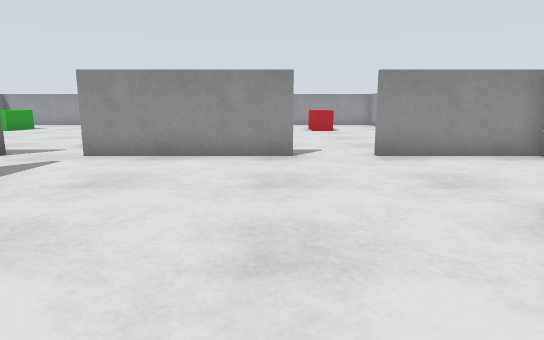
view 1 (above)

19 first-person views from a walk through a robot-simulator world made for Gazebo. The camera is 0.57 m above the floor, tilts 10° down and sees 75° across. The floor is counted in squares, 0.5 m on a side. Each view is taken from the middle of a square. On the plan, view 1 faces up. The plan holds only what a view shows up to about 14 squares ahead; the rest is blank. The place goes on beyond the plan.

view 2
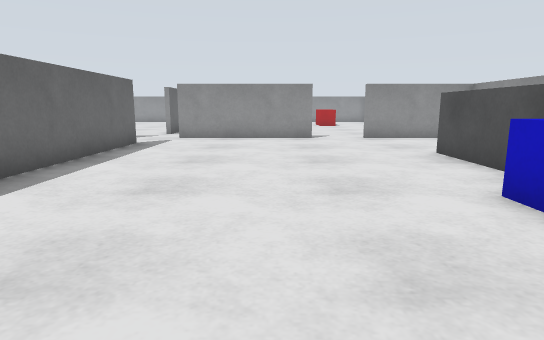

view 3
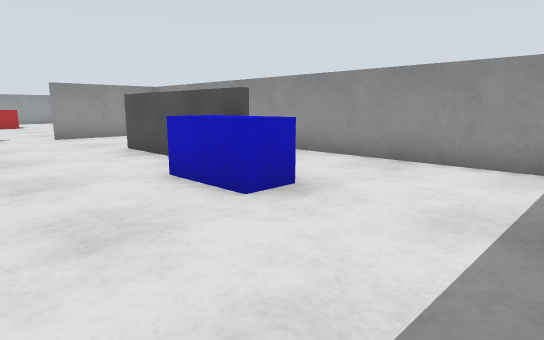

view 4
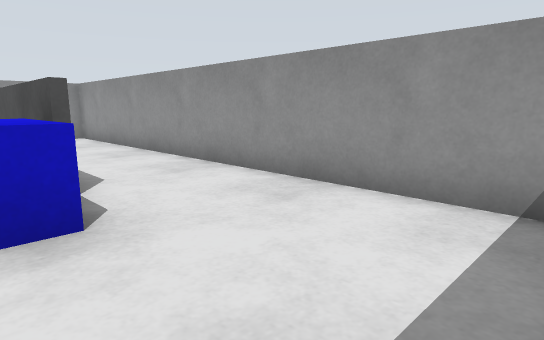

view 5
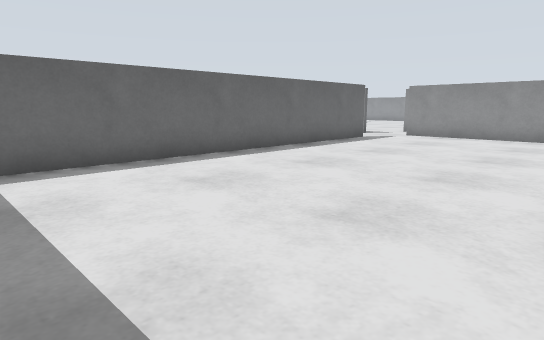

view 6
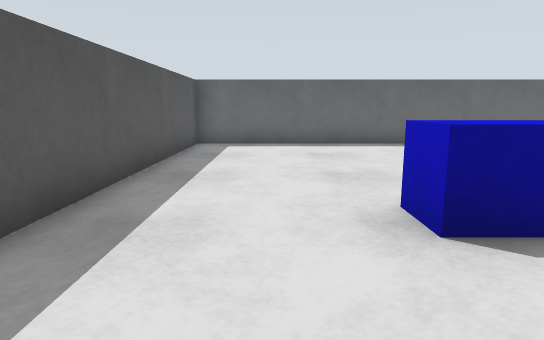

view 7
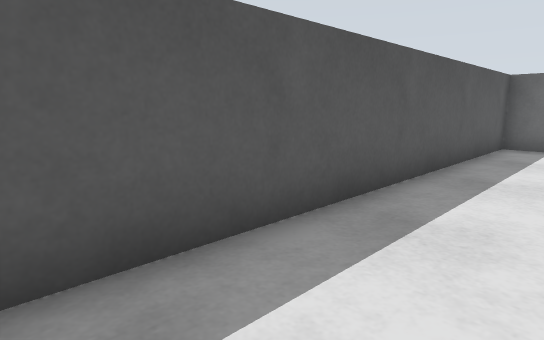

view 8
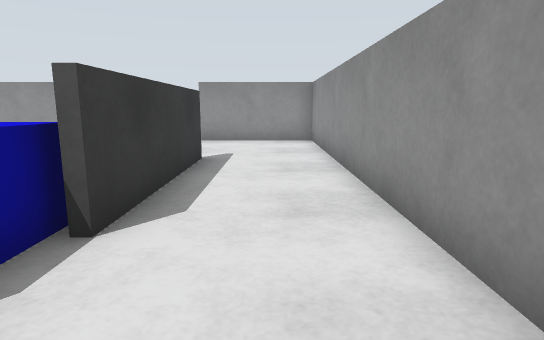

view 9
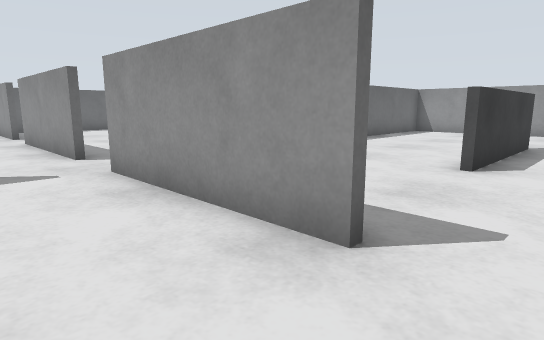

view 10
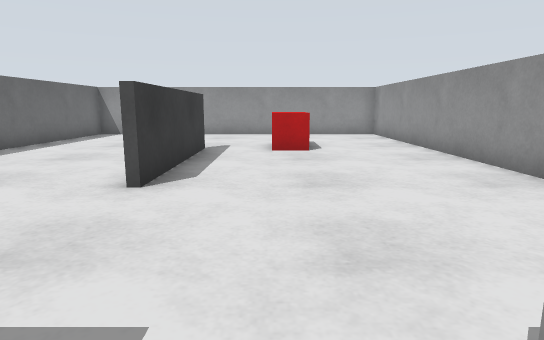

view 11
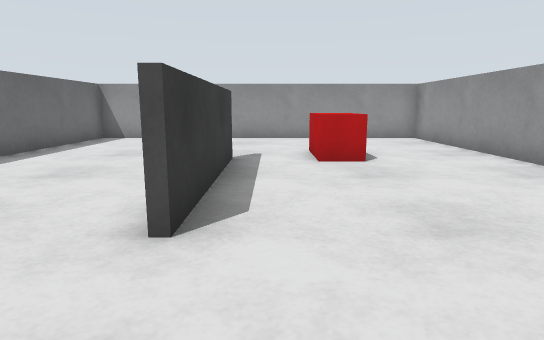

view 12
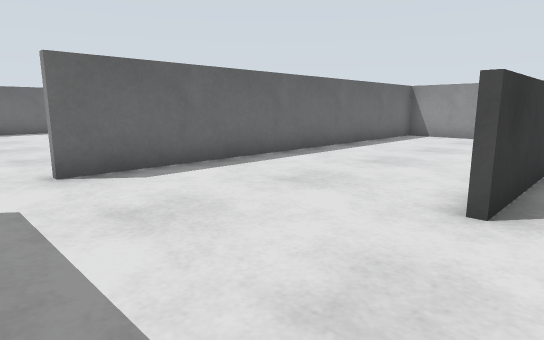

view 13
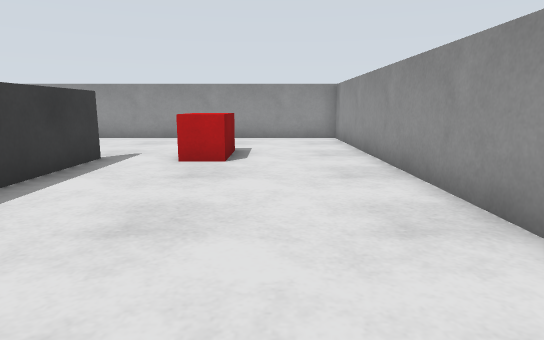

view 14
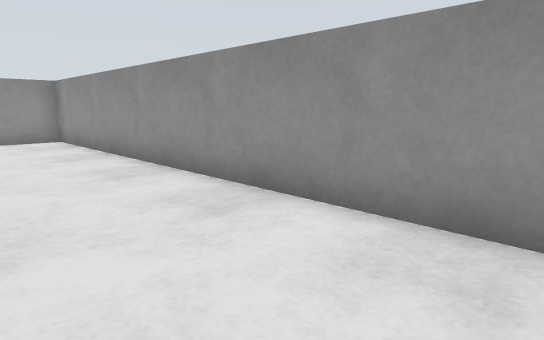

view 15
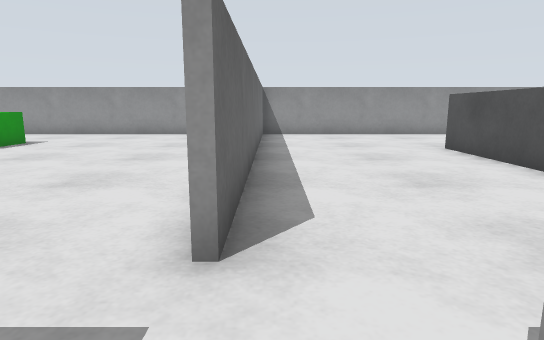

view 16
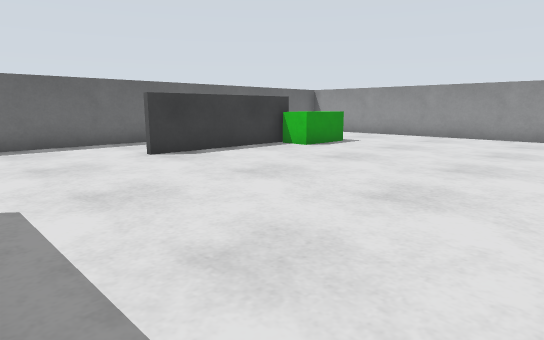

view 17
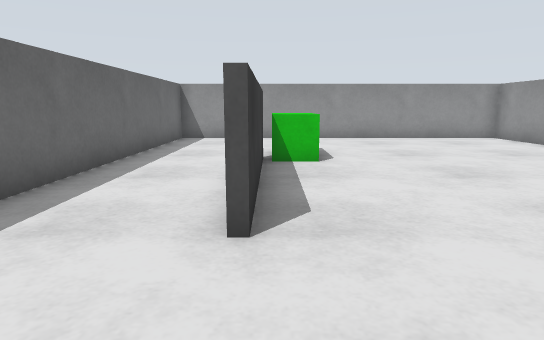

view 18
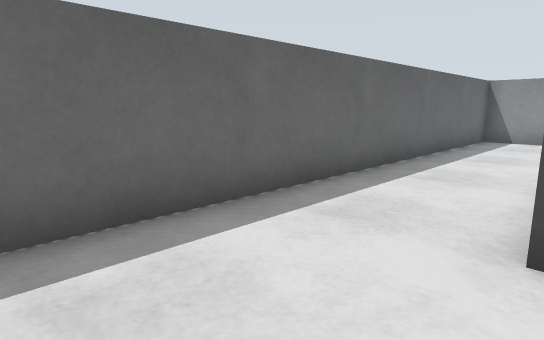

view 19
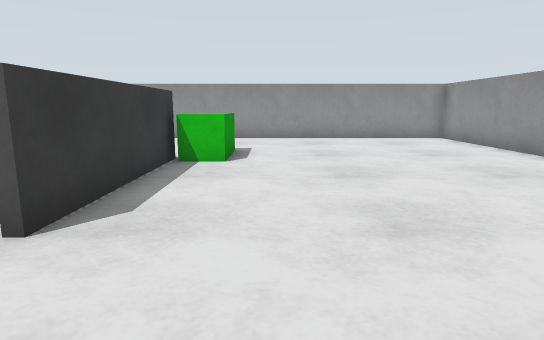

### Floor plan
Points are (right, up) in squares from view 1. A wall is a line through its corners. A room is listed if a view was taken in it or the views show most of it. See-through windows are left out.
Room 1 (views 1, 2, 3, 4, 5, 6, 7, 8, 9, 10, 15)
walls: (3.2, -0.6) (3.2, 4); (3.4, 4) (3.4, -0.6); (0.6, 8.4) (-4.5, 8.4); (6.4, -5.5) (6.4, 8.4) (2.5, 8.4); (-5.4, 6.6) (-5.4, -6.4) (5.9, -6.4)
ways out: opening at (-5.5, 9) to room 2; opening at (1.5, 9) to room 2; opening at (-5.5, 7.5)
objects: blue box (2, -2) to (3, -1)
Room 2 (views 11, 12, 13, 14, 16)
walls: (-0.1, 14.2) (-0.1, 18); (0.1, 18.1) (0.1, 12.9); (6.4, 10.4) (6.4, 23.4) (-5, 23.4); (-5.4, 23.5) (-5.4, 10.5)
ways out: opening at (-5.5, 9) to room 1; opening at (1.5, 9) to room 1; opening at (-5, 10) to room 3
objects: red box (2, 18) to (3, 19)
Room 3 (views 17, 18, 19)
walls: (-14.2, 17.5) (-14.2, 13); (-5.6, 18.2) (-5.6, 23.5); (-5, 23.4) (-17.4, 23.4) (-17.4, 10.4)
ways out: opening at (-5, 10) to room 2
objects: green box (-14, 18) to (-13, 19)

Where each view was taken, in squares from view 1:
view 1: 0 up, 0 right, facing up
view 2: 5 down, 1 left, facing up
view 3: 6 down, 1 left, facing up-right
view 4: 6 down, 2 right, facing up-right
view 5: 6 down, 2 right, facing up-left
view 6: 4 down, 6 right, facing left
view 7: 4 down, 6 right, facing down-left
view 8: 4 down, 5 right, facing up
view 9: 6 up, 2 right, facing up-left
view 10: 8 up, 2 right, facing up
view 11: 10 up, 1 right, facing up
view 12: 9 up, 1 right, facing up-left
view 13: 10 up, 4 right, facing up
view 14: 10 up, 3 right, facing up-right
view 15: 8 up, 5 left, facing up
view 16: 9 up, 6 left, facing up-left
view 17: 10 up, 14 left, facing up
view 18: 10 up, 14 left, facing up-left
view 19: 10 up, 12 left, facing up
